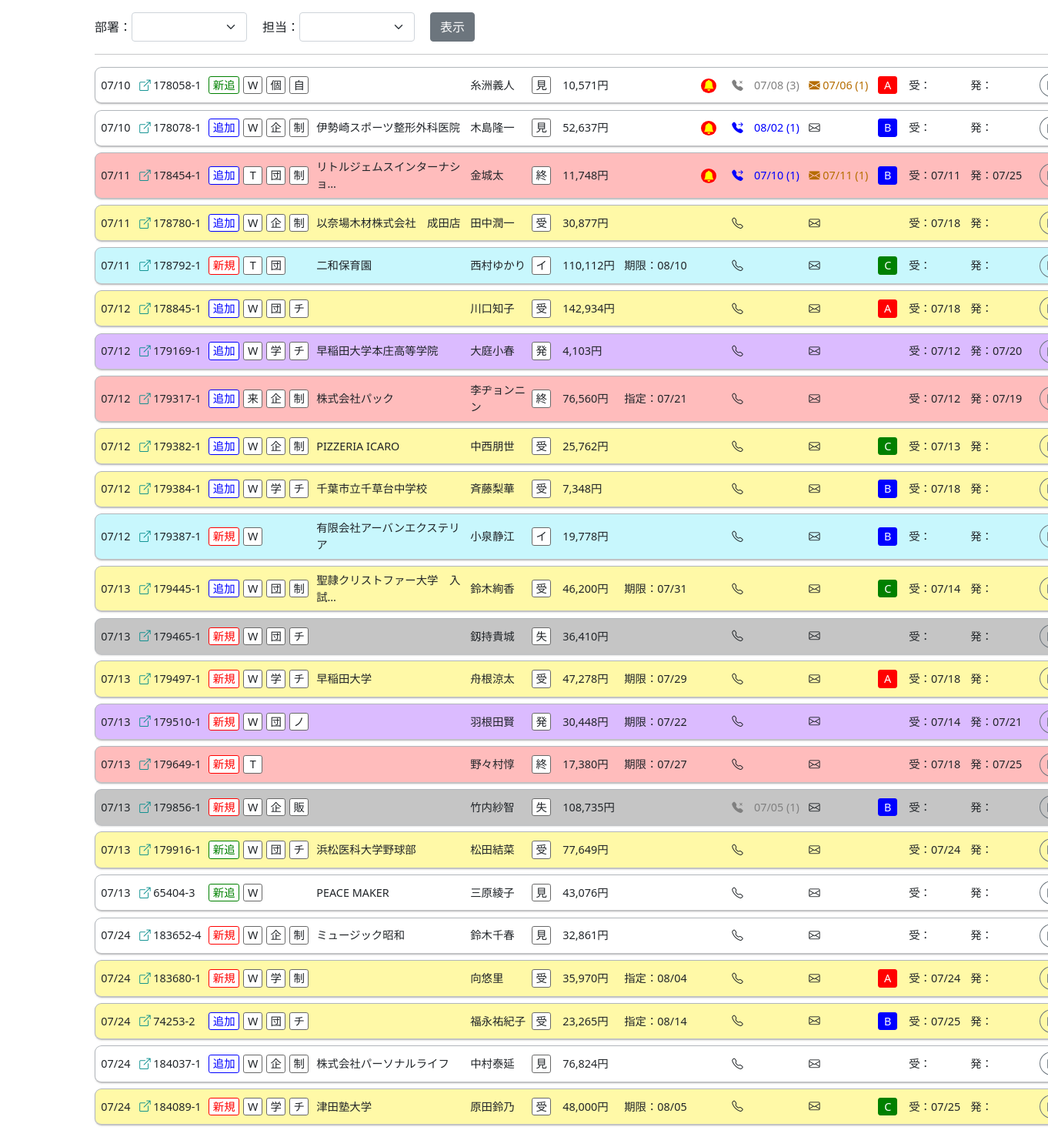
The page / on the database its author committed.
### sfa/models.py (models this page shows, shortened)
class Sfa_data(models.Model):
    mitsu_id=models.CharField("見積ID",max_length=10)
    mitsu_num=models.CharField("見積番号",max_length=10)
    mitsu_ver=models.CharField("見積バージョン",max_length=10)
    status=models.CharField("ステータス",max_length=10)
    order_kubun=models.CharField("注文区分",max_length=10)
    use_kubun=models.CharField("利用区分",max_length=10,blank=True)
    use_youto=models.CharField("使用用途",max_length=30,blank=True)
    nouhin_kigen=models.CharField("納品期限日",max_length=10,blank=True)
    nouhin_shitei=models.CharField("納品指定日",max_length=10,blank=True)
    mitsu_day=models.CharField("初回見積日",max_length=10)
    juchu_day=models.CharField("受注日",max_length=10,blank=True)
    hassou_day=models.CharField("発送完了日",max_length=10,blank=True)
    cus_id=models.CharField("顧客ID",max_length=10)
    sei=models.CharField("姓",max_length=10)
    mei=models.CharField("名",max_length=10)
    mail=models.CharField("メール",max_length=50,blank=True)
    pref=models.CharField("都道府県",max_length=10)
    com=models.CharField("会社名",max_length=50,blank=True)
    keiro=models.CharField("流入経路",max_length=10)
    money=models.IntegerField("金額",default=0)
    kakudo=models.CharField("確度",max_length=5,blank=True)
    alert=models.IntegerField("アラート",default=0)

### sfa/views.py (the view)
# urls.py: path('', index, name="index"),
def index(request):
    ins=Sfa_data.objects.all()
    list=[]
    for i in ins:
        dic={}
        dic["mitsu_id"]=i.mitsu_id
        dic["cus_id"]=i.cus_id
        dic["mitsu_day"]=i.mitsu_day[5:].replace("-","/")
        dic["mitsu_num"]=i.mitsu_num + "-" + i.mitsu_ver
        dic["order_kubun"]=i.order_kubun
        dic["keiro"]=i.keiro[:1]
        dic["use_kubun"]=i.use_kubun[:1]
        d={"チームウェア・アイテム":"チ","制服・スタッフウェア":"制","販促・ノベルティ":"ノ",
          "記念品・贈答品":"記","販売":"販","自分用":"自","その他":"他","":""}
        dic["use_youto"]=d[i.use_youto]
        dic["com"]=i.com
        dic["cus"]=i.sei + i.mei
        d={"見積送信":"見","イメージ":"イ","受注":"受","発送完了":"発","終了":"終","失注":"失","連絡待ち":"待"}
        dic["status"]=d[i.status]
        dic["money"]=i.money
        if i.nouhin_kigen != "":
            dic["nouki"]="期限：" + i.nouhin_kigen[5:].replace("-","/")
        elif i.nouhin_shitei != "":
            dic["nouki"]="指定：" +i.nouhin_shitei[5:].replace("-","/")
        else:
            dic["nouki"]=""
        dic["kakudo"]=i.kakudo
        dic["juchu"]=i.juchu_day[5:].replace("-","/")
        dic["hassou"]=i.hassou_day[5:].replace("-","/")
        tel_count=Sfa_action.objects.filter(mitsu_id=i.mitsu_id,type=1).count()
        if tel_count > 0:
            act_tel=Sfa_action.objects.filter(mitsu_id=i.mitsu_id,type=1).latest("day")
            dic["tel"]=act_tel.day[5:].replace("-","/") + " (" + str(tel_count) + ")"
            if act_tel.tel_result=="対応":
                dic["tel_result"]=1
            else:
                dic["tel_result"]=2
        else:
            dic["tel_result"]=0
        mail_count=Sfa_action.objects.filter(mitsu_id=i.mitsu_id,type=2).count()
        if mail_count > 0:
            act_mail=Sfa_action.objects.filter(mitsu_id=i.mitsu_id,type=2).latest("day")
            dic["mail"]=act_mail.day[5:].replace("-","/") + " (" + str(mail_count) + ") "
            dic["mail_result"]=1
        else:
            dic["mail_result"]=0
        today=str(date.today())
        alert_count=Sfa_action.objects.filter(mitsu_id=i.mitsu_id,type=4,alert_check=0,day__lte=today).count()
        dic["alert"]=alert_count
        list.append(dic)
    return render(request,"sfa/index.html",{"list":list})

### sfa/templates/sfa/index.html (shortened to what this page needs)
{% load static %}
{% load humanize %}
<!DOCTYPE html>
<html lang="ja">
<head>
    <link rel="stylesheet" href="{% static 'main.css' %}">
    <link href="https://cdn.jsdelivr.net/npm/bootstrap@5.0.2/dist/css/bootstrap.min.css" rel="stylesheet">
    <link rel="stylesheet" href="https://cdn.jsdelivr.net/npm/bootstrap-icons@1.8.0/font/bootstrap-icons.css">
</head>
<body>
    <div class="container mt-3 mb-5">
        <div style="margin: 0 auto; width: 1310px;">
            <div class="flex">
                <div>部署：</div>
                <div>
                    <select class="form-select" name="busho" id="busho" style="width: 150px;">
                        <option></option>
                        <option>東京チーム</option>
                    </select>
                </div>
                <div style="margin-left: 20px;">担当：</div>
                <div>
                    <select class="form-select" name="tantou" id="tantou" style="width: 150px;"></select>
                </div>
                <div style="margin-left: 20px;">
                    <button type="button" class="btn btn-secondary">表示</button>
                </div>
            </div>
            <hr>
            <div>
                {% for i in list %}
                {% if i.status == "見" %}
                <div class="flex sfa_main" style="background-color: #FFF;">
                {% elif i.status == "イ" %}
                <div class="flex sfa_main" style="background-color: #c8f7fd;">
                {% elif i.status == "受" %}
                <div class="flex sfa_main" style="background-color: #fff9a7;">
                {% elif i.status == "発" %}
                <div class="flex sfa_main" style="background-color: #dbbbff;">
                {% elif i.status == "終" %}
                <div class="flex sfa_main" style="background-color: #ffbcbc;">
                {% elif i.status == "失" %}
                <div class="flex sfa_main" style="background-color: #c5c5c5;">
                {% elif i.status == "待" %}
                <div class="flex sfa_main" style="background-color: #FFF;">
                {% endif %}
                    <div style="width: 50px;">{{i.mitsu_day}}</div>
                    <div style="width: 90px;">
                        <span style="color: #008b8b;"><i class="bi bi-box-arrow-up-right"></i></span> {{i.mitsu_num}}
                    </div>
                    <div style="width: 45px;">
                        {% if i.order_kubun == "新規" %}
                            <div class="order order_1">新規</div>
                        {% elif i.order_kubun == "追加" %}
                            <div class="order order_2">追加</div>
                        {% elif i.order_kubun == "追加新柄" %}
                            <div class="order order_3">新追</div>
                        {% endif %}
                    </div>
                    <div style="width: 30px;">
                        {% if i.keiro %}<div class="order_use">{{i.keiro}}</div>{% endif %}
                    </div>
                    <div style="width: 30px;">
                        {% if i.use_kubun %}<div class="order_use">{{i.use_kubun}}</div>{% endif %}
                    </div>
                    <div style="width: 35px;">
                        {% if i.use_youto %}<div class="order_use">{{i.use_youto}}</div>{% endif %}
                    </div>
                    <div style="width: 200px;">{{i.com | truncatechars:15}}</div>
                    <div style="width: 80px;">{{i.cus | truncatechars:6}}</div>
                    <div style="width: 40px;"><div class="order_use">{{i.status}}</div></div>
                    <div style="width: 80px;">{{i.money | intcomma}}円</div>
                    <div style="width: 100px;">{{i.nouki}}</div>
                    <div style="width: 40px;">
                        {% if i.alert != 0 %}
                            <span class="bell"><i class="bi bi-bell-fill"></i></span>
                        {% endif %}
                    </div>
                    <div style="width: 100px;">
                        {% if i.tel_result == 0 %}
                            <span><i class="bi bi-telephone"></i></span>
                        {% elif i.tel_result == 1 %}
                            <span style="color: blue;"><i class="bi bi-telephone-forward-fill"></i>　{{i.tel}}</span>
                        {% elif i.tel_result == 2 %}
                            <span style="color: gray"><i class="bi bi-telephone-x-fill"></i>　{{i.tel}}</span>
                        {% endif %}
                    </div>
                    <div style="width: 90px;">
                        {% if i.mail_result == 0 %}
                            <span><i class="bi bi-envelope"></i></span>
                        {% else %}
                            <span style="color: #b66d00;"><i class="bi bi-envelope-fill"></i> {{i.mail}}</span>
                        {% endif %}
                    </div>
                    <div style="width: 40px;">
                        {% if i.kakudo == "A" %}
                            <div class="kakudo kakudo_A">A</div>
                        {% elif i.kakudo == "B" %}
                            <div class="kakudo kakudo_B">B</div>
                        {% elif i.kakudo == "C" %}
                            <div class="kakudo kakudo_C">C</div>
                        {% endif %}</div>
                    <div style="width: 80px;">受：{{i.juchu}}</div>
                    <div style="width: 90px;">発：{{i.hassou}}</div>
                    <div style="width: 40px;" id="{{i.mitsu_id}}" name="sfa_list">
                        <button type="button" class="btn btn-outline-secondary btn-sm" style="border-radius: 50%;" data-bs-toggle="modal" data-bs-target="#modal_est">
                        </button>
                    </div>
                </div>
                {% endfor %}
            </div>
        </div>
    </div>
</body>
</html>

### crm/static/main.css (style rules this page uses)
.flex { display: flex; flex-wrap: wrap; align-items: center; }
.sfa_main { padding: 0.5em 0.5em; margin-top: 0.5em; border: solid 0.5px #b1b6bb; border-bottom: solid 2px #c2c3c5; box-shadow: 0px 1px 2px rgb(150 150 150 / 25%); border-radius: 9px; font-size: 0.9em; }
.bell { border-radius: 50%; background: red; color: yellow; padding: 0 0.2em; text-align: center; vertical-align: middle; }
.order { background-color:white; width: 40px; padding: 0 0.2em; border-radius: 0.2em; text-align: center; }
.order_1 { color: red; border: 1px solid red; }
.order_2 { color: blue; border: 1px solid blue; }
.order_3 { color: green; border: 1px solid green; }
.order_use { background-color: white; border: 1px solid #686868; width: 25px; padding: 0 0.2em; border-radius: 0.2em; text-align: center; }
.kakudo { color: white; width: 25px; padding: 0 0.2em; border-radius: 0.2em; text-align: center; }
.kakudo_A { background-color:red; border: 1px solid red; }
.kakudo_B { background-color:blue; border: 1px solid blue; }
.kakudo_C { background-color:green; border: 1px solid green; }

### rows shown on the page
Sfa_data: com "伊勢崎スポーツ整形外科医院"
Sfa_data: com "リトルジェムスインターナショ…"
Sfa_data: com "以奈場木材株式会社 成田店"
Sfa_data: com "二和保育園"
Sfa_data: com "早稲田大学本庄高等学院"
Sfa_data: com "株式会社パック"
Sfa_data: com "PIZZERIA ICARO"
Sfa_data: com "千葉市立千草台中学校"
Sfa_data: com "有限会社アーバンエクステリア"
Sfa_data: com "聖隷クリストファー大学 入試…"
Sfa_data: com "早稲田大学"
Sfa_data: com "浜松医科大学野球部"
Sfa_data: com "PEACE MAKER"
Sfa_data: com "ミュージック昭和"
Sfa_data: com "株式会社パーソナルライフ"
Sfa_data: com "津田塾大学"

### other values the page prints
{{ i.mitsu_day }} "07/10" "07/10" "07/11" "07/11" "07/11" "07/12" "07/12" "07/12" "07/12" "07/12" "07/12" "07/13" "07/13" "07/13" "07/13" "07/13" "07/13" "07/13" "07/13" "07/24" "07/24" "07/24" "07/24" "07/24"
{{ i.mitsu_num }} "178058-1" "178078-1" "178454-1" "178780-1" "178792-1" "178845-1" "179169-1" "179317-1" "179382-1" "179384-1" "179387-1" "179445-1" "179465-1" "179497-1" "179510-1" "179649-1" "179856-1" "179916-1" "65404-3" "183652-4" "183680-1" "74253-2" "184037-1" "184089-1"
{{ i.keiro }} "W" "W" "T" "W" "T" "W" "W" "来" "W" "W" "W" "W" "W" "W" "W" "T" "W" "W" "W" "W" "W" "W" "W" "W"
{{ i.use_kubun }} "個" "企" "団" "企" "団" "団" "学" "企" "企" "学" "団" "団" "学" "団" "企" "団" "企" "学" "団" "企" "学"
{{ i.use_youto }} "自" "制" "制" "制" "チ" "チ" "制" "制" "チ" "制" "チ" "チ" "ノ" "販" "チ" "制" "制" "チ" "制" "チ"
{{ i.cus | truncatechars:6 }} "糸洲義人" "木島隆一" "金城太" "田中潤一" "西村ゆかり" "川口知子" "大庭小春" "李ヂョンニン" "中西朋世" "斉藤梨華" "小泉静江" "鈴木絢香" "釼持貴城" "舟根涼太" "羽根田賢" "野々村惇" "竹内紗智" "松田結菜" "三原綾子" "鈴木千春" "向悠里" "福永祐紀子" "中村泰延" "原田鈴乃"
{{ i.status }} "見" "見" "終" "受" "イ" "受" "発" "終" "受" "受" "イ" "受" "失" "受" "発" "終" "失" "受" "見" "見" "受" "受" "見" "受"
{{ i.money | intcomma }} "10,571" "52,637" "11,748" "30,877" "110,112" "142,934" "4,103" "76,560" "25,762" "7,348" "19,778" "46,200" "36,410" "47,278" "30,448" "17,380" "108,735" "77,649" "43,076" "32,861" "35,970" "23,265" "76,824" "48,000"
{{ i.tel }} "07/08 (3)" "07/05 (1)"
{{ i.mail }} "07/06 (1)" "07/11 (1)"
{{ i.tel }} "08/02 (1)" "07/10 (1)"
{{ i.juchu }} "07/11" "07/18" "07/18" "07/12" "07/12" "07/13" "07/18" "07/14" "07/18" "07/14" "07/18" "07/24" "07/24" "07/25" "07/25"
{{ i.hassou }} "07/25" "07/20" "07/19" "07/21" "07/25"
{{ i.nouki }} "期限：08/10" "指定：07/21" "期限：07/31" "期限：07/29" "期限：07/22" "期限：07/27" "指定：08/04" "指定：08/14" "期限：08/05"
